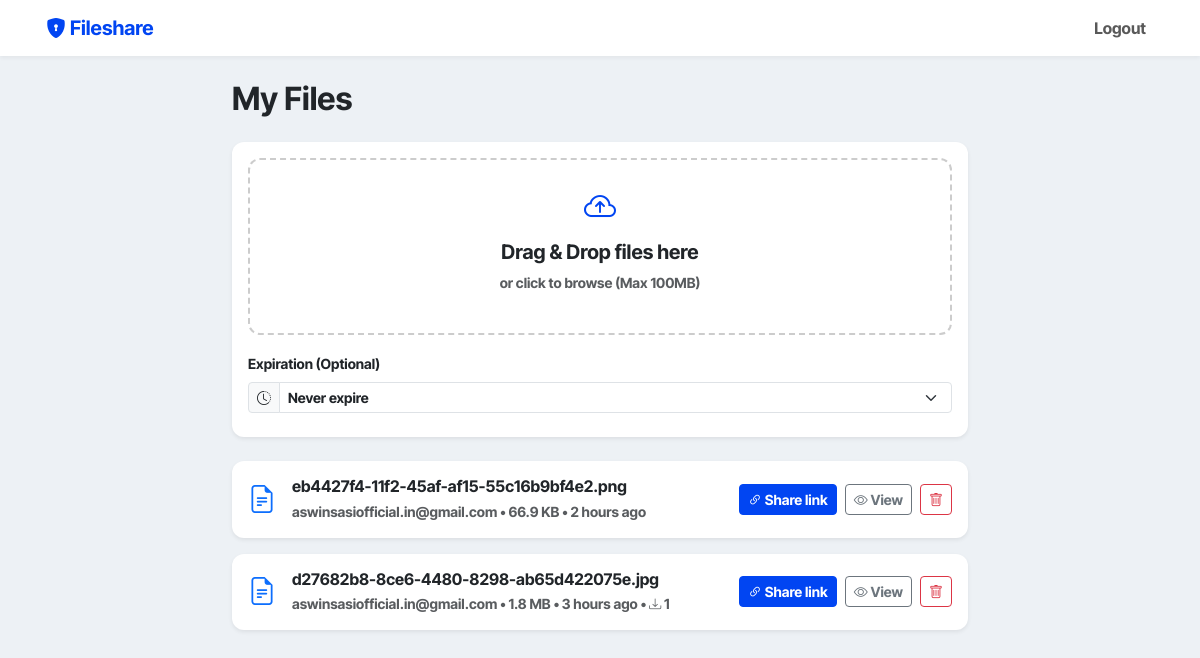
The app's page / (signed in) with its own data.
### files/models.py (models this page shows, shortened)
class SharedFile(models.Model):
    id = models.UUIDField(primary_key=True, default=uuid.uuid4, editable=False)
    owner = models.ForeignKey(User, on_delete=models.CASCADE, related_name='files')
    file = models.FileField(upload_to='uploads/%Y/%m/%d/')
    original_name = models.CharField(max_length=255)
    file_type = models.CharField(max_length=100)
    file_size = models.BigIntegerField()
    upload_timestamp = models.DateTimeField(auto_now_add=True)
    expires_at = models.DateTimeField(blank=True, null=True)
    download_count = models.PositiveIntegerField(default=0)

### files/views.py (the view)
# urls.py: 2. Add a URL to urlpatterns:  path('', views.home, name='home')
@login_required
def home(request):
    files = request.user.files.all().order_by('-upload_timestamp')
    return render(request, 'files/home.html', {'files': files})

### templates/files/home.html (shortened to what this page needs)
{% extends 'base.html' %}
{% load static %}
{% load humanize %}
{% block content %}
<div class="row justify-content-center">
    <div class="col-12 col-md-10 col-lg-8">
        <div class="mb-4 px-2 px-md-0">
            <h2 class="fw-bold">My Files</h2>
        </div>
        <div class="mb-4 px-2 px-md-0">
            <div class="card p-3 shadow-sm">
                <form id="uploadForm" action="{% url 'files:upload' %}" method="post" enctype="multipart/form-data">
                    <div id="dropZone" class="upload-zone mb-3 py-4">
                        <i class="bi bi-cloud-arrow-up file-icon" style="font-size: 2rem;"></i>
                        <h5 class="mt-2">Drag & Drop files here</h5>
                        <p class="text-muted small">or click to browse (Max 100MB)</p>
                    </div>
                    <div class="row g-3 mb-2">
                        <div class="col-md-12">
                            <label class="form-label small fw-bold">Expiration (Optional)</label>
                            <div class="input-group input-group-sm">
                                <span class="input-group-text"><i class="bi bi-clock-history"></i></span>
                                <select name="expiry_days" id="uploadExpiry" class="form-select">
                                    <option value="">Never expire</option>
                                </select>
                            </div>
                        </div>
                    </div>
                </form>
            </div>
        </div>
        <div class="px-2 px-md-0">
            <div class="file-list">
                {% for file in files %}
                <div class="file-item shadow-sm p-3 mb-3">
                    <div class="d-flex align-items-center justify-content-between flex-wrap gap-3">
                        <div class="d-flex align-items-center flex-grow-1 overflow-hidden">
                            <i class="bi bi-file-earmark-text me-3 text-primary fs-3"></i>
                            <div class="text-truncate">
                                <h6 class="fw-bold mb-1 text-truncate">{{ file.original_name }}</h6>
                                <div class="text-muted small">
                                    {{ file.owner.email }} &bull; {{ file.file_size|filesizeformat }} &bull; {{ file.upload_timestamp|naturaltime }}
                                    {% if file.download_count > 0 %}
                                    &bull; <i class="bi bi-download small"></i> {{ file.download_count }}
                                    {% endif %}
                                </div>
                            </div>
                        </div>
                        <div class="d-flex align-items-center gap-2">
                            <button type="button" class="btn btn-primary btn-sm px-2 copy-btn"
                                    data-url="{{ request.scheme }}://{{ request.get_host }}{% url 'files:public_view' file.id %}">
                                <i class="bi bi-link-45deg"></i> Share link
                            </button>
                            <button type="button" class="btn btn-outline-secondary btn-sm px-2" data-bs-toggle="modal" data-bs-target="#viewModal{{ file.id }}">
                                <i class="bi bi-eye"></i> View
                            </button>
                            <button type="button" class="btn btn-outline-danger btn-sm px-2" data-bs-toggle="modal" data-bs-target="#deleteModal{{ file.id }}">
                                <i class="bi bi-trash"></i>
                            </button>
                        </div>
                    </div>
                </div>
                {% empty %}
                <div class="text-center py-5 text-muted">
                    <i class="bi bi-inbox fs-1 mb-2 d-block"></i>
                    No files uploaded yet.
                </div>
                {% endfor %}
            </div>
        </div>
    </div>
</div>
{% endblock %}

### templates/base.html (shortened to what this page needs)
<!DOCTYPE html>
<html lang="en">
<head>
    <link href="https://cdn.jsdelivr.net/npm/bootstrap@5.3.0/dist/css/bootstrap.min.css" rel="stylesheet">
    <link rel="stylesheet" href="https://cdn.jsdelivr.net/npm/bootstrap-icons@1.11.1/font/bootstrap-icons.css">
</head>
<body>
    <nav class="navbar navbar-expand-lg navbar-light mb-4 sticky-top">
        <div class="container px-3">
            <a class="navbar-brand" href="{% url 'files:home' %}">
                <i class="bi bi-shield-lock-fill"></i> Fileshare
            </a>
            <div class="collapse navbar-collapse" id="navbarNav">
                <ul class="navbar-nav ms-auto">
                    {% if user.is_authenticated %}
                        <li class="nav-item">
                            <form action="{% url 'accounts:logout' %}" method="post" class="d-inline">
                                <button type="submit" class="nav-link btn btn-link border-0">Logout</button>
                            </form>
                        </li>
                    {% endif %}
                </ul>
            </div>
        </div>
    </nav>
    <div class="container">
        {% block content %}{% endblock %}
    </div>
</body>
</html>

### templates/base.html (style rules this page uses)
:root { --bg-color: #edf1f5; --primary-color: #0145f2; }
body { background-color: var(--bg-color); font-family: 'Inter Tight', 'Segoe UI', Tahoma, Geneva, Verdana, sans-serif; }
.navbar { background-color: #fff; box-shadow: 0 2px 4px rgba(0,0,0,0.05); }
.navbar-brand { font-weight: 700; color: var(--primary-color); }
.btn-primary { background-color: var(--primary-color); border-color: var(--primary-color); }
.card { border: none; box-shadow: 0 4px 6px rgba(0,0,0,0.05); border-radius: 12px; }

### templates/files/home.html (style rules this page uses)
.upload-zone { border: 2px dashed #ccc; border-radius: 12px; padding: 40px; text-align: center; background: #fff; transition: all 0.3s; cursor: pointer; }
.file-icon { font-size: 2.5rem; color: var(--primary-color); }
.file-item { background: #fff; border-radius: 12px; transition: transform 0.2s; }

### records on screen
SharedFile: original_name "eb4427f4-11f2-45af-af15-55c16b9bf4e2.png", owner.email "aswinsasiofficial.in@gmail.com", file_size|filesizeformat "66.9 KB", upload_timestamp "2 hours ago"
SharedFile: original_name "d27682b8-8ce6-4480-8298-ab65d422075e.jpg", owner.email "aswinsasiofficial.in@gmail.com", file_size|filesizeformat "1.8 MB", upload_timestamp "3 hours ago", download_count "1"
